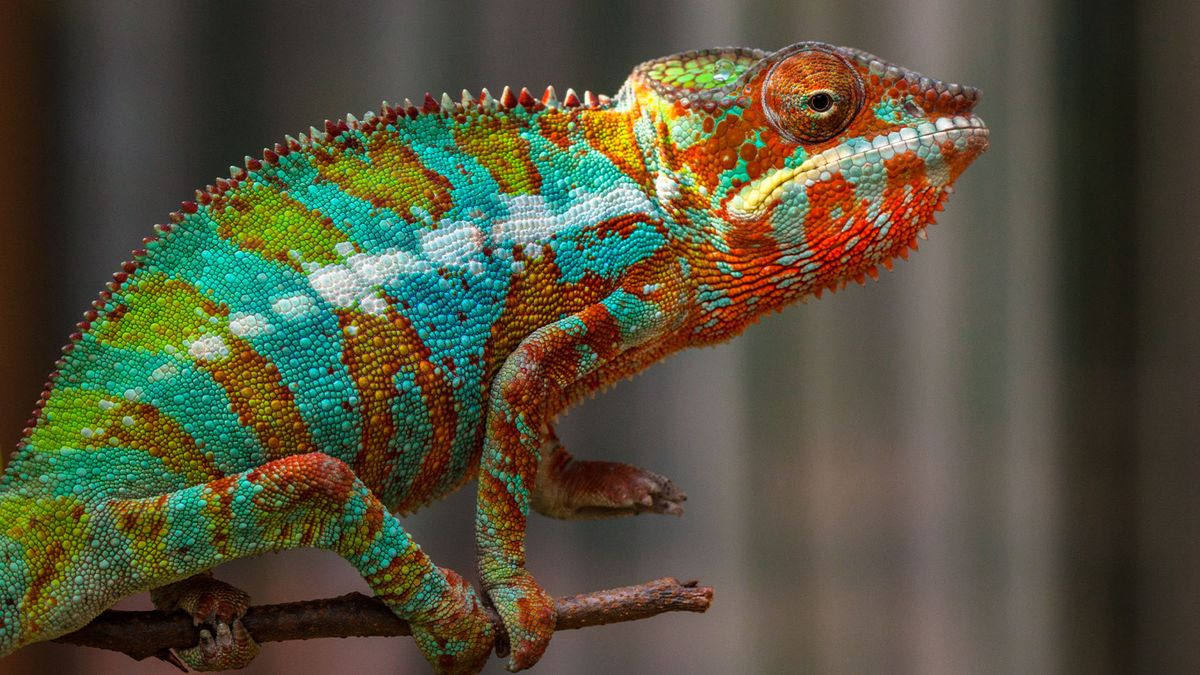
#> input picture 1.png, 1200 x 675 px
$ python kmeans.py
#> lines starting #> are read from the running program, lines starting #| are printed output that depends on the picture
import cv2
import numpy as np
import matplotlib.pyplot as plt
from sklearn.cluster import KMeans

def find_dominant_colors(image_path, k=5):
#> called with image_path = '1.png', k = 5
    img = cv2.imread(image_path)
#> img is the input picture: shape (675, 1200, 3); mean B, G, R 60.1, 81, 83
    img = cv2.cvtColor(img, cv2.COLOR_BGR2RGB)
    pixel_values = img.reshape((-1, 3))
    pixel_values = np.float32(pixel_values)

    kmeans = KMeans(n_clusters=k, random_state=42)
    kmeans.fit(pixel_values)
    colors = np.uint8(kmeans.cluster_centers_)
    labels = kmeans.labels_
    counts = np.bincount(labels)
    sorted_idx = np.argsort(-counts)
    sorted_colors = colors[sorted_idx]
    sorted_counts = counts[sorted_idx]

    plt.figure(figsize=(8, 6))
    plt.subplot(1, 2, 1)
    plt.imshow(img)
    plt.title('Original Image')
    plt.axis('off')
    plt.subplot(1, 2, 2)
    plt.title(f"{k} Dominant Colors")
    plt.axis('off')
    bar = np.zeros((50, 300, 3), dtype='uint8')
    start_x = 0
    for idx, color in enumerate(sorted_colors):
        end_x = start_x + int((sorted_counts[idx] / sum(sorted_counts)) * 300)
        bar[:, start_x:end_x, :] = color
        start_x = end_x
    plt.imshow(bar)
    plt.show()
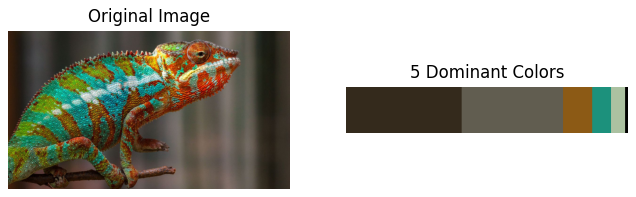
#> figure drawn by matplotlib, 2 panels

    return sorted_colors

image_path = '1.png'
dominant_colors = find_dominant_colors(image_path, k=5)
print("Dominant Colors (RGB):")
print(dominant_colors)
